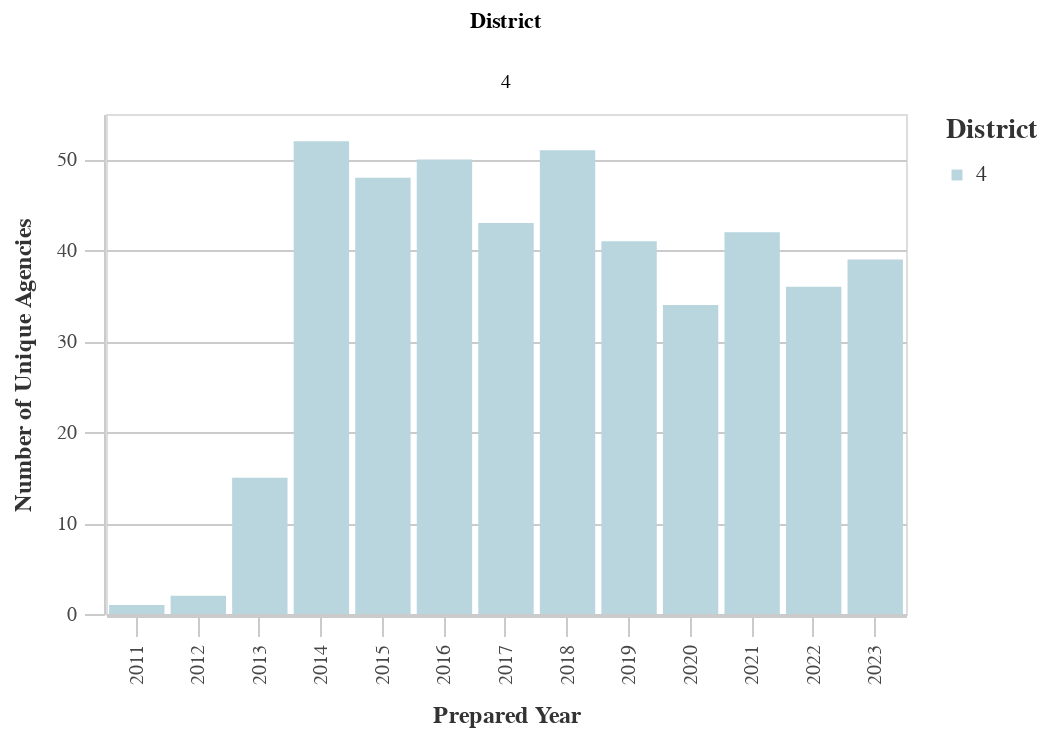

Notebook code for this chart:
### Markdown cell above
### Number of Unique Prefix Codes by District

### Code cell
#Unique Prefixes by Dist
dist_years_prefix = ((
        df
        >> group_by(_.prepared_y, _.dist)
        >> summarize(n=_.prefix.nunique())
        >> arrange(-_.prepared_y)
    ).rename(columns={'dist':'District', 'n':'Count'}))

chart11 = (alt.Chart(dist_years_prefix).mark_bar().encode(
        column='District:N',
        x=alt.X('prepared_y:O', title='Prepared Year'),
        y=alt.Y('Count:Q', title='Number of Unique Agencies'),
        color = alt.Color("District:N", 
                              scale=alt.Scale(
                                  range=cp.CALITP_SEQUENTIAL_COLORS),  
                               legend=alt.Legend(title="District")
                              ),
       # tooltip=[alt.Tooltip('prepared_y', title='Prepared Year'), 
       #         alt.Tooltip('Count', title='Number')],
                              ))
chart11 = styleguide.preset_chart_config(chart11)
#chart11 = _dla_utils.add_tooltip(chart11, 'prepared_y','Count')
chart11 = chart11.encode(tooltip=[alt.Tooltip('prepared_y', title='Prepared Year'), 
                alt.Tooltip('Count', title='Number')])
    

display(chart11)

### Figure 1 — Vega-Lite specification as saved in the notebook (floating-point values rounded to 4 significant figures)
{"config": {"view": {"continuousWidth": 300, "continuousHeight": 300}, "axis": {"domainColor": "#cbcbcb", "grid": true, "gridColor": "#cbcbcb", "gridWidth": 1, "labelColor": "#474747", "labelFont": "Nunito Sans", "labelFontSize": 10, "labelPadding": 4, "tickColor": "#cbcbcb", "tickSize": 10, "titleColor": "#333", "titleFont": "Raleway", "titleFontSize": 12, "titlePadding": 10}, "axisBand": {"grid": false}, "background": "white", "font": "Raleway", "header": {"labelFont": "Nunito Sans", "titleFont": "Raleway"}, "legend": {"labelColor": "#333", "labelFont": "Nunito Sans", "labelFontSize": 11, "labelLimit": 0, "padding": 1, "symbolSize": 30, "symbolType": "square", "titleColor": "#333", "titleFont": "Raleway", "titleFontSize": 14, "titlePadding": 10}, "title": {"anchor": "middle", "font": "Raleway", "fontSize": 18, "fontWeight": 300, "offset": 20}}, "data": {"name": "data-32eb317164e95fde43feef6c2fc9c693"}, "mark": {"type": "bar"}, "encoding": {"color": {"field": "District", "legend": {"title": "District"}, "scale": {"range": ["#B9D6DF", "#8CBCCB", "#2EA8CE", "#136C97", "#0B405B"]}, "type": "nominal"}, "column": {"field": "District", "type": "nominal"}, "tooltip": [{"field": "prepared_y", "title": "Prepared Year", "type": "nominal"}, {"field": "Count", "title": "Number", "type": "quantitative"}], "x": {"field": "prepared_y", "title": "Prepared Year", "type": "ordinal"}, "y": {"field": "Count", "title": "Number of Unique Agencies", "type": "quantitative"}}, "height": 250, "width": 400, "$schema": "https://vega.github.io/schema/vega-lite/v5.8.0.json", "datasets": {"data-32eb317164e95fde43feef6c2fc9c693": [{"prepared_y": "2023", "District": 4, "Count": 39}, {"prepared_y": "2022", "District": 4, "Count": 36}, {"prepared_y": "2021", "District": 4, "Count": 42}, {"prepared_y": "2020", "District": 4, "Count": 34}, {"prepared_y": "2019", "District": 4, "Count": 41}, {"prepared_y": "2018", "District": 4, "Count": 51}, {"prepared_y": "2017", "District": 4, "Count": 43}, {"prepared_y": "2016", "District": 4, "Count": 50}, {"prepared_y": "2015", "District": 4, "Count": 48}, {"prepared_y": "2014", "District": 4, "Count": 52}, {"prepared_y": "2013", "District": 4, "Count": 15}, {"prepared_y": "2012", "District": 4, "Count": 2}, {"prepared_y": "2011", "District": 4, "Count": 1}]}}
